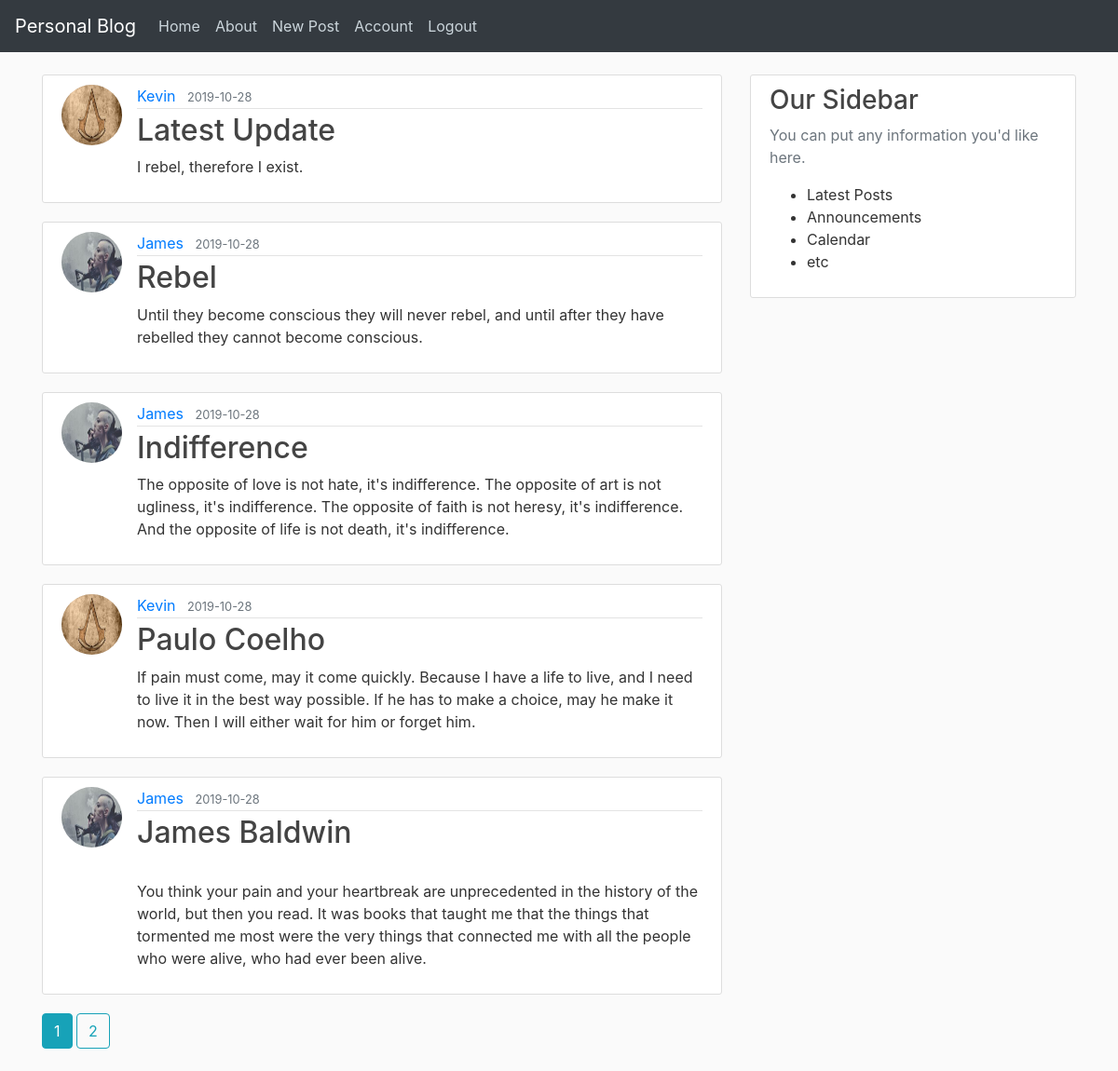
Screenshot of /home (signed in) with the database file from the repository.
### flaskblog/models.py (models this page shows, shortened)
class Post(db.Model):
  id = db.Column(db.Integer, primary_key=True)
  title = db.Column(db.String(100),nullable=False)
  date_posted = db.Column(db.DateTime,nullable=False,default=datetime.utcnow)
  content = db.Column(db.Text,nullable=False)
  user_id = db.Column(db.Integer,db.ForeignKey('user.id'),nullable=False)

class User(db.Model,UserMixin):
    id = db.Column(db.Integer, primary_key=True)
    username = db.Column(db.String(80), unique=True, nullable=False)
    email = db.Column(db.String(120), unique=True, nullable=False)
    image_file = db.Column(db.String(20),nullable=False,default='default.jpg')
    password = db.Column(db.String(60),nullable=False)
    posts = db.relationship('Post',backref='author',lazy=True)

### flaskblog/routes.py (the view)
@app.route('/')
@app.route('/home')
def home():
    page = request.args.get('page',1,type=int)
    posts=Post.query.order_by(Post.date_posted.desc()).paginate(page=page,per_page=5)
    return render_template('home.html', posts=posts)

### flaskblog/models.py (called while the page is built)
@login_manager.user_loader
def load_user(user_id):
  return User.query.get(int(user_id))

### flaskblog/templates/home.html (shortened to what this page needs)
{% extends 'layout.html' %}
{% block content %}
  {% for post in posts.items %}
    <article class="media content-section">
      <img src="{{ url_for('static',filename='profile_pics/' + post.author.image_file) }}" alt="user profile image" class="rounded-circle article-img">
      <div class="media-body">
        <div class="article-metadata">
          <a href="#" class="mr-2">{{ post.author.username }}</a>
          <small class="text-muted">{{ post.date_posted.strftime('%Y-%m-%d') }}</small>
        </div>
        <h2><a href="{{ url_for('post',post_id=post.id) }}" class="article-title">{{ post.title }}</a></h2>
        <p class="article-content">{{ post.content }}</p>
      </div>
    </article>
  {% endfor %}
  {% for page_num in posts.iter_pages(left_edge=1,right_edge=1,left_current=1,right_current=2) %}
    {% if page_num %}
      {% if posts.page == page_num %}
        <a class="btn btn-info mb-4" href="{{ url_for('home',page=page_num) }}">{{ page_num }}</a>
      {% else %}
        <a class="btn btn-outline-info mb-4" href="{{ url_for('home',page=page_num) }}">{{ page_num }}</a>
      {% endif %}
    {% endif %}
  {% endfor %}
{% endblock content %}

### flaskblog/static/main.css (style rules this page uses)
body { background: #fafafa; color: #333333; margin-top: 5rem; }
h1, h2, h3, h4, h5, h6 { color: #444444; }
.content-section { background: #ffffff; padding: 10px 20px; border: 1px solid #dddddd; border-radius: 3px; margin-bottom: 20px; }
.article-title { color: #444444; }
.article-content { white-space: pre-line; }
.article-img { height: 65px; width: 65px; margin-right: 16px; }
.article-metadata { padding-bottom: 1px; margin-bottom: 4px; border-bottom: 1px solid #e3e3e3; }

### rows the page displays
Post: image_file (picture), author.username "Kevin", date_posted "2019-10-28", title "Latest Update", content "I rebel, therefore I exist."
Post: image_file (picture), author.username "James", date_posted "2019-10-28", title "Rebel", content "Until they become conscious they will never rebel, and until after they have rebelled they cannot become conscious."
Post: image_file (picture), author.username "James", date_posted "2019-10-28", title "Indifference", content "The opposite of love is not hate, it's indifference. The opposite of art is not ugliness, it's indifference. The opposite of faith is not heresy, it's indifference. And the opposite of life is not death, it's indifference."
Post: image_file (picture), author.username "Kevin", date_posted "2019-10-28", title "Paulo Coelho", content "If pain must come, may it come quickly. Because I have a life to live, and I need to live it in the best way possible. If he has to make a choice, may he make it now. Then I will either wait for him or forget him."
Post: image_file (picture), author.username "James", date_posted "2019-10-28", title "James Baldwin", content "You think your pain and your heartbreak are unprecedented in the history of the world, but then you read. It was books that taught me that the things that tormented me most were the very things that connected me with all the people who were alive, who had ever been alive."

### other values shown
{{ page_num }} "1"
{{ page_num }} "2"
